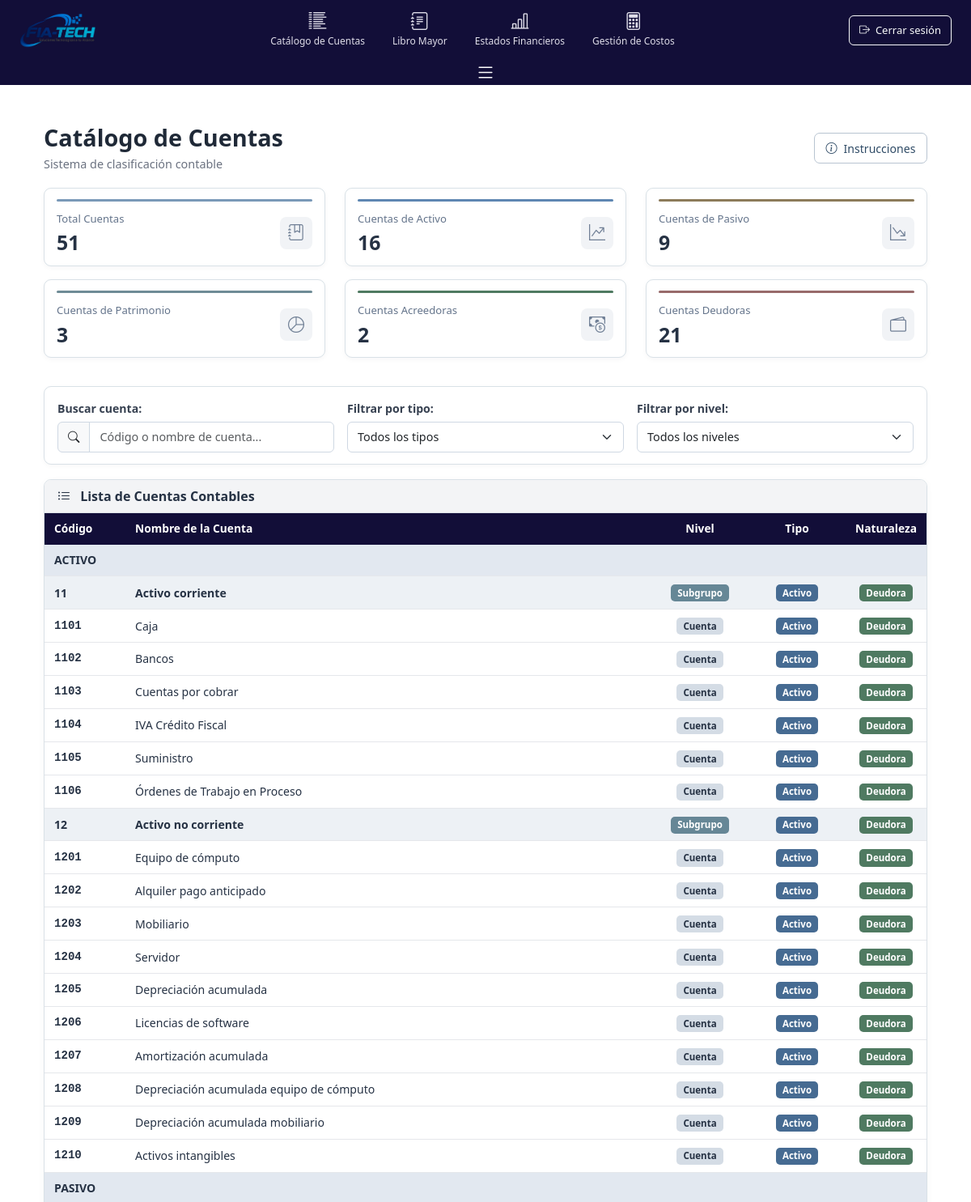
Screenshot of /fiatech_app/catalogoCuentas/ (upper part) with the database file from the repository.
### fiatech_app/models/contaGeneral.py (models this page shows, shortened)
class Cuenta(models.Model):
    TIPOS_CUENTA = [
        ('ACTIVO', 'Activo'),
        ('PASIVO', 'Pasivo'),
        ('PATRIMONIO', 'Patrimonio'),
        ('INGRESO', 'Ingreso'),
        ('GASTO', 'Gasto'),
    ]
    NIVELES = [
        (1, 'Grupo'),
        (2, 'Subgrupo'),
        (3, 'Cuenta'),
    ]
    codigo = models.CharField(max_length=10, unique=True)
    nombre = models.CharField(max_length=100)
    tipo = models.CharField(max_length=15, choices=TIPOS_CUENTA)
    nivel = models.IntegerField(choices=NIVELES, default=3)
    saldo = models.DecimalField(max_digits=15, decimal_places=2, default=0)
    cuenta_padre = models.ForeignKey('self', on_delete=models.CASCADE, null=True, blank=True, related_name='subcuentas')
    activa = models.BooleanField(default=True)
    class Meta:
        ordering = ['codigo']

### fiatech_app/views/contaGeneral.py (the view)
def catalogo_cuentas(request):
    cuentas = Cuenta.objects.all().order_by('codigo')
    cuentas_nivel = Cuenta.objects.filter(nivel=3)
    total_cuentas = cuentas_nivel.count()
    cuentas_activo = cuentas_nivel.filter(tipo='ACTIVO').count()
    cuentas_pasivo = cuentas_nivel.filter(tipo='PASIVO').count()
    cuentas_patrimonio = cuentas_nivel.filter(tipo='PATRIMONIO').count()
    cuentas_ingreso = cuentas_nivel.filter(tipo='INGRESO').count()
    cuentas_gasto = cuentas_nivel.filter(tipo='GASTO').count()
    context = {
        'cuentas': cuentas,
        'total_cuentas': total_cuentas,
        'cuentas_activo': cuentas_activo,
        'cuentas_pasivo': cuentas_pasivo,
        'cuentas_patrimonio': cuentas_patrimonio,
        'cuentas_ingreso': cuentas_ingreso,
        'cuentas_gasto': cuentas_gasto
    }
    return render(request, 'ContaGeneral/catalogoCuentas.html', context)

### fiatech_app/templates/ContaGeneral/catalogoCuentas.html (shortened to what this page needs)
{% extends 'base.html' %}
{% load static %}
{% block extra_css %}
<link href="{% static 'css2/catalogo.css' %}" rel="stylesheet">
{% endblock %}
{% block content %}
<div class="container-fluid py-4 catalogo-page">
    <div class="row mb-4">
        <div class="col-12">
            <div class="d-flex justify-content-between align-items-center">
                <div>
                    <h1 class="h3 mb-1">Catálogo de Cuentas</h1>
                    <p class="text-muted mb-0">Sistema de clasificación contable</p>
                </div>
                <div class="d-flex gap-2">
                    <button class="btn btn-outline-primary" data-bs-toggle="modal" data-bs-target="#infoModal">
                        <i class="bi bi-info-circle me-2"></i>Instrucciones
                    </button>
                </div>
            </div>
        </div>
    </div>
<div class="row mb-4 catalogo-estadisticas">
    <div class="col-md-4 mb-3">
        <div class="card catalogo-stat-card stat-total">
            <div class="card-body">
                <div class="catalogo-stat-accent"></div>
                <div class="catalogo-stat-content">
                    <div class="catalogo-stat-info">
                        <span class="catalogo-stat-label">Total Cuentas</span>
                        <h4 class="catalogo-stat-number" id="totalCuentasCatalogo">0</h4>
                    </div>
                    <div class="catalogo-stat-icon-box">
                        <i class="bi bi-journal-bookmark catalogo-stat-icon"></i>
                    </div>
                </div>
            </div>
        </div>
    </div>
    <div class="col-md-4 mb-3">
        <div class="card catalogo-stat-card stat-activo">
            <div class="card-body">
                <div class="catalogo-stat-accent"></div>
                <div class="catalogo-stat-content">
                    <div class="catalogo-stat-info">
                        <span class="catalogo-stat-label">Cuentas de Activo</span>
                        <h4 class="catalogo-stat-number">{{ cuentas_activo }}</h4>
                    </div>
                    <div class="catalogo-stat-icon-box">
                        <i class="bi bi-graph-up-arrow catalogo-stat-icon"></i>
                    </div>
                </div>
            </div>
        </div>
    </div>
    <div class="col-md-4 mb-3">
        <div class="card catalogo-stat-card stat-pasivo">
            <div class="card-body">
                <div class="catalogo-stat-accent"></div>
                <div class="catalogo-stat-content">
                    <div class="catalogo-stat-info">
                        <span class="catalogo-stat-label">Cuentas de Pasivo</span>
                        <h4 class="catalogo-stat-number">{{ cuentas_pasivo }}</h4>
                    </div>
                    <div class="catalogo-stat-icon-box">
                        <i class="bi bi-graph-down-arrow catalogo-stat-icon"></i>
                    </div>
                </div>
            </div>
        </div>
    </div>
    <div class="col-md-4 mb-3">
        <div class="card catalogo-stat-card stat-patrimonio">
            <div class="card-body">
                <div class="catalogo-stat-accent"></div>
                <div class="catalogo-stat-content">
                    <div class="catalogo-stat-info">
                        <span class="catalogo-stat-label">Cuentas de Patrimonio</span>
                        <h4 class="catalogo-stat-number">{{ cuentas_patrimonio }}</h4>
                    </div>
                    <div class="catalogo-stat-icon-box">
                        <i class="bi bi-pie-chart catalogo-stat-icon"></i>
                    </div>
                </div>
            </div>
        </div>
    </div>
        <div class="col-md-4 mb-3">
            <div class="card catalogo-stat-card stat-ingreso">
                <div class="card-body">
                    <div class="catalogo-stat-accent"></div>
                    <div class="catalogo-stat-content">
                        <div class="catalogo-stat-info">
                            <span class="catalogo-stat-label">Cuentas Acreedoras</span>
                            <h4 class="catalogo-stat-number">{{ cuentas_ingreso }}</h4>
                        </div>
                        <div class="catalogo-stat-icon-box">
                            <i class="bi bi-cash-coin catalogo-stat-icon"></i>
                        </div>
                    </div>
                </div>
            </div>
        </div>
        <div class="col-md-4 mb-3">
            <div class="card catalogo-stat-card stat-gasto">
                <div class="card-body">
                    <div class="catalogo-stat-accent"></div>
                    <div class="catalogo-stat-content">
                        <div class="catalogo-stat-info">
                            <span class="catalogo-stat-label">Cuentas Deudoras</span>
                            <h4 class="catalogo-stat-number">{{ cuentas_gasto }}</h4>
                        </div>
                        <div class="catalogo-stat-icon-box">
                            <i class="bi bi-wallet2 catalogo-stat-icon"></i>
                        </div>
                    </div>
                </div>
            </div>
        </div>
    </div>
    <div class="row mb-4">
        <div class="col-12">
            <div class="card catalogo-filtros-card">
                <div class="card-body">
                    <div class="row g-3 align-items-center">
                        <div class="col-md-4">
                            <label class="form-label">Buscar cuenta:</label>
                            <div class="input-group">
                                <span class="input-group-text"><i class="bi bi-search"></i></span>
                                <input type="text" class="form-control" id="buscarCuenta" placeholder="Código o nombre de cuenta...">
                            </div>
                        </div>
                        <div class="col-md-4">
                            <label class="form-label">Filtrar por tipo:</label>
                            <select class="form-select" id="filtroTipo">
                                <option value="">Todos los tipos</option>
                            </select>
                        </div>
                        <div class="col-md-4">
                            <label class="form-label">Filtrar por nivel:</label>
                            <select class="form-select" id="filtroNivel">
                                <option value="">Todos los niveles</option>
                            </select>
                        </div>
                    </div>
                </div>
            </div>
        </div>
    </div>
    <div class="row">
        <div class="col-12">
            <div class="card catalogo-list-card">
                <div class="card-header catalogo-list-header te">
                    <h5 class="card-title mb-0">
                        <i class="bi bi-list-ul me-2"></i>
                        Lista de Cuentas Contables
                    </h5>
                </div>
                <div class="card-body p-0">
                    <div class="table-responsive">
                        <table class="table table-hover mb-0">
                            <thead class="table-light">
                                <tr>
                                    <th width="100" class="fw-bold">Código</th>
                                    <th>Nombre de la Cuenta</th>
                                    <th width="120" class="text-center">Nivel</th>
                                    <th width="120" class="text-center">Tipo</th>
                                    <th width="100" class="text-center">Naturaleza</th>
                                </tr>
                            </thead>
                            <tbody>
                                {% for cuenta in cuentas %}
                                {% if cuenta.codigo|length == 1 %}
                                <tr class="table-primary fw-bold" data-nivel="1" data-tipo="{{ cuenta.tipo|lower }}">
                                    <td colspan="6">{{ cuenta.nombre }}</td>
                                </tr>
                                {% elif cuenta.codigo|length == 2 %}
                                <tr class="table-info" data-nivel="2" data-tipo="{{ cuenta.tipo|lower }}">
                                    <td class="fw-bold">{{ cuenta.codigo }}</td>
                                    <td class="fw-bold">{{ cuenta.nombre }}</td>
                                    <td class="text-center"><span class="badge bg-info">Subgrupo</span></td>
                                    <td class="text-center">
                                        <span class="badge
                                            {% if cuenta.tipo == 'ACTIVO' %}cuenta_activo
                                            {% elif cuenta.tipo == 'PASIVO' %}cuenta_pasivo text-white
                                            {% elif cuenta.tipo == 'PATRIMONIO' %}cuenta_patrimonio
                                            {% elif cuenta.tipo == 'INGRESO' %}cuenta_ingreso
                                            {% elif cuenta.tipo == 'GASTO' %}cuenta_gasto
                                            {% endif %}">
                                            {{ cuenta.get_tipo_display }}
                                        </span>
                                    </td>
                                    <td class="text-center">
                                        <span class="badge
                                            {% if cuenta.tipo == 'ACTIVO' or cuenta.tipo == 'GASTO' %}bg-success
                                            {% else %}bg-danger
                                            {% endif %}">
                                            {% if cuenta.tipo == 'ACTIVO' or cuenta.tipo == 'GASTO' %}Deudora
                                            {% else %}Acreedora
                                            {% endif %}
                                        </span>
                                    </td>
                                </tr>
                                {% else %}
                                <tr data-nivel="3" data-tipo="{{ cuenta.tipo|lower }}">
                                    <td class="fw-bold font-monospace">{{ cuenta.codigo }}</td>
                                    <td class="{% if cuenta.codigo|length > 4 %}ps-4{% endif %}">{{ cuenta.nombre }}</td>                                    <td class="text-center"><span class="badge level3 text-dark">Cuenta</span></td>
                                    <td class="text-center">
                                        <span class="badge
                                            {% if cuenta.tipo == 'ACTIVO' %}cuenta_activo
                                            {% elif cuenta.tipo == 'PASIVO' %}cuenta_pasivo text-white
                                            {% elif cuenta.tipo == 'PATRIMONIO' %}cuenta_patrimonio
                                            {% elif cuenta.tipo == 'INGRESO' %}cuenta_ingreso
                                            {% elif cuenta.tipo == 'GASTO' %}cuenta_gasto
                                            {% endif %}">
                                            {{ cuenta.get_tipo_display }}
                                        </span>
                                    </td>
                                    <td class="text-center">
                                        <span class="badge
                                            {% if cuenta.tipo == 'ACTIVO' or cuenta.tipo == 'GASTO' %}bg-success
                                            {% else %}bg-danger
                                            {% endif %}">
                                            {% if cuenta.tipo == 'ACTIVO' or cuenta.tipo == 'GASTO' %}Deudora
                                            {% else %}Acreedora
                                            {% endif %}
                                        </span>
                                    </td>
                                </tr>
                                {% endif %}
                                {% endfor %}
                            </tbody>
                        </table>
                    </div>
                </div>
            </div>
        </div>
    </div>
</div>
{% endblock %}

### static/css/style.css (style rules this page uses)
.table thead th { background-color: #120e38; color: white; }
.cuenta_activo { background-color: #0158da; }
.level3 { background-color: #ffee00; }

### rows the page displays
Cuenta: nombre "ACTIVO"
Cuenta: codigo "11", nombre "Activo corriente", tipo "Activo", shows "Deudora"
Cuenta: codigo "1101", nombre "Caja", tipo "Activo", shows "Deudora"
Cuenta: codigo "1102", nombre "Bancos", tipo "Activo", shows "Deudora"
Cuenta: codigo "1103", nombre "Cuentas por cobrar", tipo "Activo", shows "Deudora"
Cuenta: codigo "1104", nombre "IVA Crédito Fiscal", tipo "Activo", shows "Deudora"
Cuenta: codigo "1105", nombre "Suministro", tipo "Activo", shows "Deudora"
Cuenta: codigo "1106", nombre "Órdenes de Trabajo en Proceso", tipo "Activo", shows "Deudora"
Cuenta: codigo "12", nombre "Activo no corriente", tipo "Activo", shows "Deudora"
Cuenta: codigo "1201", nombre "Equipo de cómputo", tipo "Activo", shows "Deudora"
Cuenta: codigo "1202", nombre "Alquiler pago anticipado", tipo "Activo", shows "Deudora"
Cuenta: codigo "1203", nombre "Mobiliario", tipo "Activo", shows "Deudora"
Cuenta: codigo "1204", nombre "Servidor", tipo "Activo", shows "Deudora"
Cuenta: codigo "1205", nombre "Depreciación acumulada", tipo "Activo", shows "Deudora"
Cuenta: codigo "1206", nombre "Licencias de software", tipo "Activo", shows "Deudora"
Cuenta: codigo "1207", nombre "Amortización acumulada", tipo "Activo", shows "Deudora"
Cuenta: codigo "1208", nombre "Depreciación acumulada equipo de cómputo", tipo "Activo", shows "Deudora"
Cuenta: codigo "1209", nombre "Depreciación acumulada mobiliario", tipo "Activo", shows "Deudora"
Cuenta: codigo "1210", nombre "Activos intangibles", tipo "Activo", shows "Deudora"
Cuenta: nombre "PASIVO"

### other values shown
{{ cuentas_activo }} "16"
{{ cuentas_pasivo }} "9"
{{ cuentas_patrimonio }} "3"
{{ cuentas_ingreso }} "2"
{{ cuentas_gasto }} "21"
